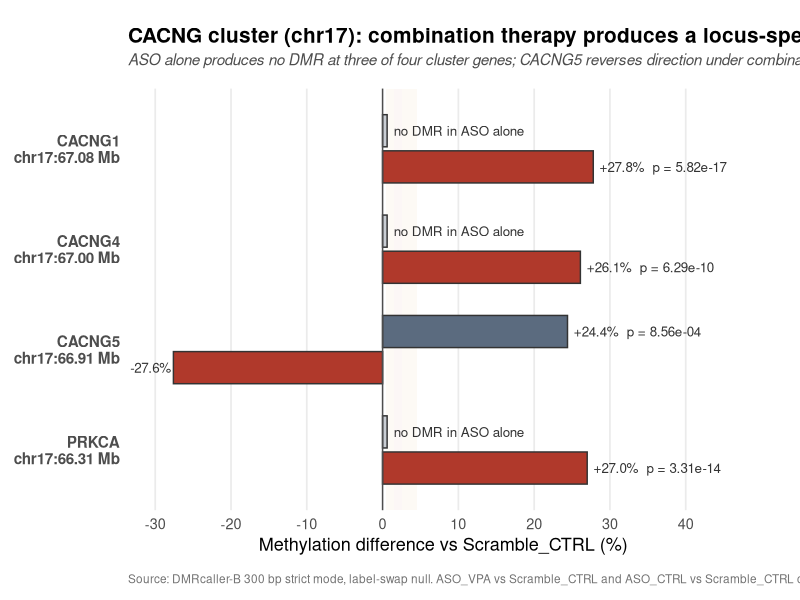

The R source for this figure:
.libPaths('/data/home/bt25018/R/library')
suppressPackageStartupMessages({ library(ggplot2) })
setwd('/data/home/bt25018/sma_epigenomics_pipeline')

OUT_DIR <- 'results/cacng_cluster'
dir.create(OUT_DIR, recursive=TRUE, showWarnings=FALSE)

# Values confirmed directly from annotated DMR CSVs on 2026-06-19:
#   ASO_VPA_vs_Scramble_CTRL_annotated.csv  (combination)
#   ASO_CTRL_vs_Scramble_CTRL_annotated.csv (ASO alone)
df <- data.frame(
  gene      = c('CACNG1','CACNG4','CACNG5','PRKCA'),
  position  = c('chr17:67.08 Mb','chr17:67.00 Mb','chr17:66.91 Mb','chr17:66.31 Mb'),
  aso_alone = c(NA, NA, 24.4, NA),
  aso_alone_p = c(NA, NA, 0.0008558138, NA),
  combo     = c(27.8, 26.1, -27.6, 27.0),
  combo_p   = c(5.821549e-17, 6.292656e-10, 2.246661e-17, 3.309966e-14),
  category  = c('combo-emergent','combo-emergent','reversal','combo-emergent'),
  stringsAsFactors = FALSE
)

# Order genes by chr17 position, bottom to top in barh
gene_order <- c('PRKCA','CACNG5','CACNG4','CACNG1')
df$gene <- factor(df$gene, levels=gene_order)
df$label <- paste0(df$gene, '\n', df$position)
df$label <- factor(df$label, levels=paste0(gene_order, '\n',
  df$position[match(gene_order, df$gene)]))

# Long format: one row per bar
long <- rbind(
  data.frame(label=df$label, value=df$aso_alone, pval=df$aso_alone_p,
             series='ASO_CTRL vs Scramble_CTRL', category=df$category),
  data.frame(label=df$label, value=df$combo, pval=df$combo_p,
             series='ASO_VPA vs Scramble_CTRL (combination)', category=df$category)
)
long <- long[!is.na(long$value) | long$series=='ASO_CTRL vs Scramble_CTRL', ]
# Keep the "no DMR" placeholder rows for ASO-alone where value is NA -> set near-zero marker
long$is_no_dmr <- is.na(long$value)
long$value[long$is_no_dmr] <- 0.6  # thin placeholder bar

long$plabel <- ifelse(long$is_no_dmr, 'no DMR in ASO alone',
                       sprintf('%+.1f%%  p = %.2e', long$value, long$pval))
long$plabel[!long$is_no_dmr & long$value<0] <-
  sprintf('%.1f%%', long$value[!long$is_no_dmr & long$value<0])

# Background category shading (per gene row)
band_df <- df[, c('label','category')]

p <- ggplot() +
  geom_rect(data=band_df,
            aes(ymin=as.numeric(label)-0.5, ymax=as.numeric(label)+0.5,
                xmin=-Inf, xmax=Inf, fill=category), alpha=0.18) +
  geom_col(data=long,
           aes(x=label, y=value,
               fill=ifelse(is_no_dmr, 'no_dmr',
                           ifelse(series=='ASO_CTRL vs Scramble_CTRL','aso_alone','combo'))),
           width=0.32, position=position_nudge(x=ifelse(long$series=='ASO_CTRL vs Scramble_CTRL', 0.18, -0.18)),
           colour='grey20', orientation='x') +
  coord_flip() +
  geom_hline(yintercept=0, colour='grey30', linewidth=0.5) +
  geom_text(data=long,
            aes(x=label, y=value, label=plabel,
                hjust=ifelse(value>=0, -0.05, 1.05)),
            position=position_nudge(x=ifelse(long$series=='ASO_CTRL vs Scramble_CTRL', 0.18, -0.18)),
            size=3.4, colour='grey20') +
  scale_fill_manual(values=c(
    aso_alone='#5B6B7F', combo='#B0392B', no_dmr='#C9CDD3',
    'combo-emergent'='#F5E6CC', 'reversal'='#F2D2CE'
  ), guide='none') +
  scale_y_continuous(limits=c(-32, 48), breaks=seq(-30,40,10),
                     expand=expansion(mult=c(0.02,0.02))) +
  labs(
    title='CACNG cluster (chr17): combination therapy produces a locus-specific methylation effect',
    subtitle='ASO alone produces no DMR at three of four cluster genes; CACNG5 reverses direction under combination',
    x=NULL, y='Methylation difference vs Scramble_CTRL (%)',
    caption='Source: DMRcaller-B 300 bp strict mode, label-swap null. ASO_VPA vs Scramble_CTRL and ASO_CTRL vs Scramble_CTRL contrasts. n=3 per condition.'
  ) +
  theme_minimal(base_size=13) +
  theme(
    plot.title    = element_text(face='bold', size=15, margin=margin(b=4)),
    plot.subtitle = element_text(size=11, colour='grey30', margin=margin(b=14), face='italic'),
    plot.caption  = element_text(size=8.5, colour='grey45', hjust=0, margin=margin(t=14)),
    axis.text.y   = element_text(size=11, face='bold'),
    panel.grid.minor = element_blank(),
    panel.grid.major.y = element_blank(),
    plot.margin   = margin(t=20, r=30, b=10, l=10)
  )

ggsave(file.path(OUT_DIR, 'cacng_cluster_combination_effect.pdf'),
       p, width=13, height=7.5, device=cairo_pdf)
message('saved: cacng_cluster_combination_effect.pdf')
